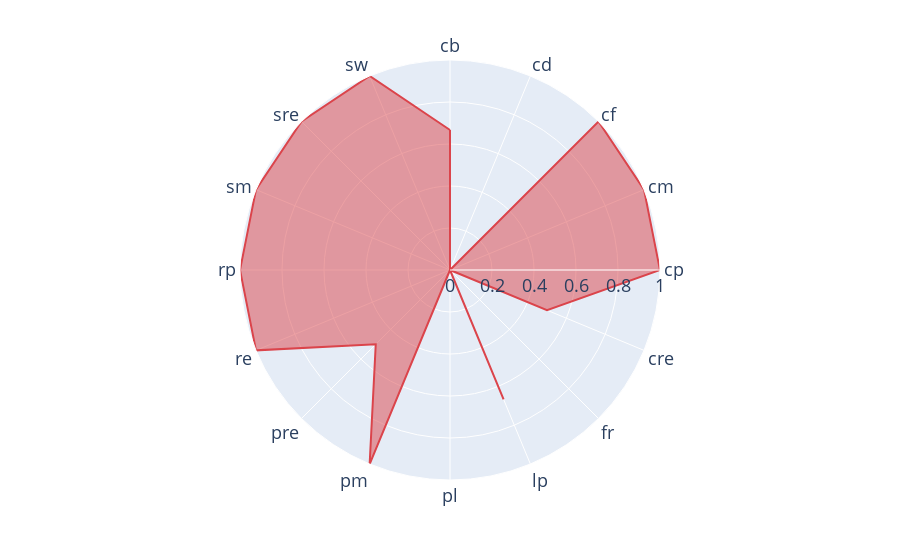

This figure's notebook cell:
### Markdown cell above
#### Plot as Radar Chart (using plotly)

### Code cell
import plotly.express as px
import plotly.graph_objects as go
from plotly.subplots import make_subplots


plotly_default_colors = colors#px.colors.qualitative.Plotly

fill_colors = {
    name: plotly_default_colors[idx]
    for idx,name in enumerate(df_vers_plot["Algorithm"].unique())
}

# ALL RADAR CHARTS IN ONE PLOT, I DONT LIKE THE LAYOUT THOUGH :/
# fig = make_subplots(rows=2, cols=4, specs=[[{'type': 'polar'}]*4]*2, subplot_titles=df_vers_plot["Algorithm"].unique())#, start_cell="bottom-left")
# for idx, (alg, dataframe) in enumerate(df_vers_plot.groupby(by="Algorithm")):
#     sub_df = df_vers_plot[df_vers_plot["Algorithm"] == alg]
#     fig.add_trace(go.Scatterpolar(
#         name = alg,
#         r=sub_df['Versatility'].values,
#         theta=sub_df['Change Pattern'].values,
#         fillcolor=fill_colors[alg],
#         line={'color': fill_colors[alg]}
#     ), row=idx//4+1, col=idx%4+1 )
# fig.update_traces(fill='toself')

# ALL APPROACHES IN THE SAME RADAR CHART - NOT SO READABLE
# fig = go.Figure()
# for alg, dataframe in df_vers_plot.groupby(by="Algorithm"):
#     fig.add_trace(go.Scatterpolar(
#       r = dataframe["Versatility"],
#       theta = dataframe["Change Pattern"],
#       fill = 'toself',
#       name = alg
# ))

# 1 RADAR CHART PER APPROACH - SEPERATE PLOTS - This is my favorite; Can make a nice layout in latex

import warnings
# Futurewarnings will be risen by pandas within plotly, but this is plotly's fault, not ours
with warnings.catch_warnings():
    warnings.simplefilter(action='ignore', category=FutureWarning)
    for alg, dataframe in df_vers_plot.groupby(by="Algorithm"):
        fig = px.line_polar(
            df_vers_plot[df_vers_plot["Algorithm"] == alg],
            r='Versatility',
            theta='Change Pattern',
            line_close=True,
            color='Algorithm',
            color_discrete_map=fill_colors,
            title=None# alg, # Set this to alg if we want the title, I was planning on setting the title in latex
        )
        fig.update_layout(showlegend=False, title_x=0.5, font=dict(size=18)) # Disable legend (as we have only one algorithm per plot) and center title (if present)
        fig.update_traces(fill='toself')

        if not os.path.exists(f"{OUT_PATH}/Versatility{LAG_WINDOW}/Radar_Charts"):
            os.makedirs(f"{OUT_PATH}/Versatility{LAG_WINDOW}/Radar_Charts")
        fig.write_image(f"{OUT_PATH}/Versatility{LAG_WINDOW}/Radar_Charts/radar_chart_{alg.replace(' ','_')}.pdf", format="pdf")
        print(alg)
        fig.show()

### Figure 1 — Plotly figure (JSON) as saved in the notebook; plotly's stock layout.template omitted (floating-point values rounded to 4 significant figures)
{"data": [{"fill": "toself", "hovertemplate": "Algorithm=LCDD<br>Versatility=%{r}<br>Change Pattern=%{theta}<extra></extra>", "legendgroup": "LCDD", "line": {"color": "#DB444B", "dash": "solid"}, "marker": {"symbol": "circle"}, "mode": "lines", "name": "LCDD", "r": [0.6667, 0.0, 1.0, 1.0, 1.0, 0.5, 0.0, 0.6667, 0.0, 1.0, 0.5, 1.0, 1.0, 1.0, 1.0, 1.0, 0.6667], "showlegend": true, "subplot": "polar", "theta": ["cb", "cd", "cf", "cm", "cp", "cre", "fr", "lp", "pl", "pm", "pre", "re", "rp", "sm", "sre", "sw", "cb"], "type": "scatterpolar"}], "layout": {"font": {"size": 18}, "legend": {"title": {"text": "Algorithm"}, "tracegroupgap": 0}, "margin": {"t": 60}, "polar": {"angularaxis": {"direction": "clockwise", "rotation": 90}, "domain": {"x": [0, 1], "y": [0, 1]}}, "showlegend": false, "title": {"x": 0.5}}}
